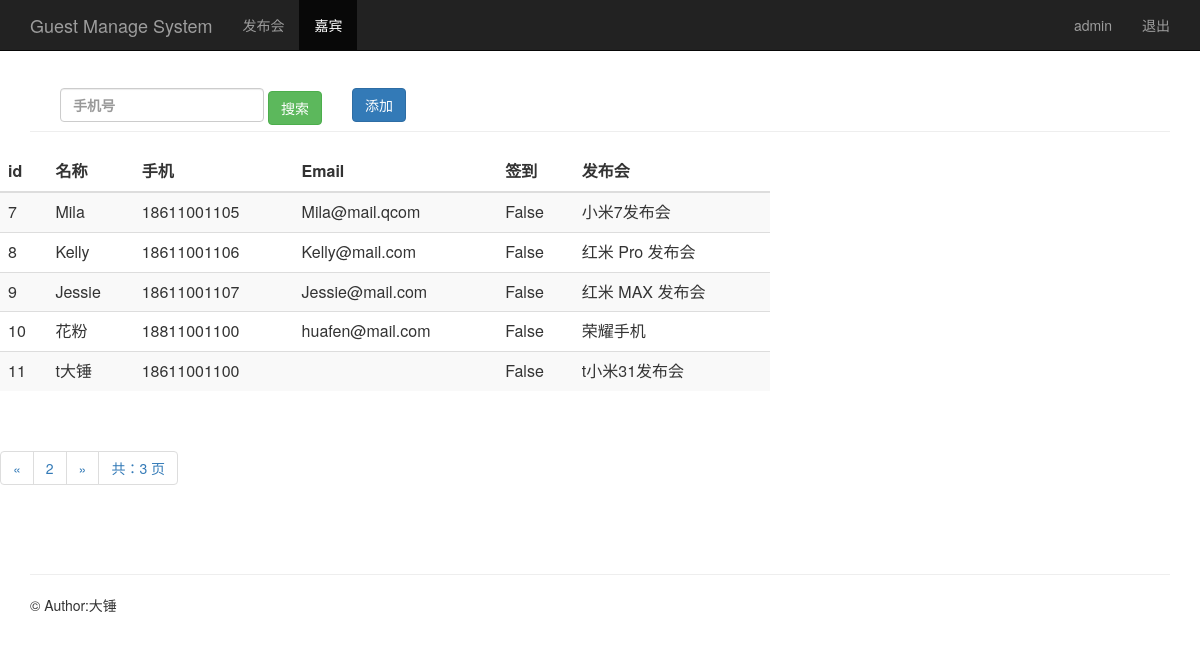
The page /guest_manage/?page=2 (signed in) on the database its author committed.
### sign/models/guest.py (models this page shows, shortened)
class Guest(models.Model):
    event = models.ForeignKey(Event, on_delete=models.CASCADE)  # 关联发布会id
    realname = models.CharField(max_length=64)  # 姓名
    phone = models.CharField(max_length=16)     # 手机号
    email = models.EmailField()                 # 邮箱
    sign = models.BooleanField()                # 签到状态
    create_time = models.DateTimeField(auto_now=True)  # 创建时间（自动获取当前时间）
    class Meta:
        unique_together = ('phone', 'event')
        ordering = ['-id']

### sign/models/event.py (models this page shows)
class Event(models.Model):
    name = models.CharField(max_length=100)            # 发布会标题
    limit = models.IntegerField()                      # 限制人数
    status = models.BooleanField()                     # 状态
    address = models.CharField(max_length=200)         # 地址
    start_time = models.DateTimeField('events time')   # 发布会时间
    create_time = models.DateTimeField(auto_now=True)  # 创建时间（自动获取当前时间）
    def __str__(self):
        return self.name

### sign/views.py (the view)
# urls.py: path('guest_manage/', views.guest_manage),
@login_required
def guest_manage(request):
    username = request.session.get('user', '')
    guests = Guest.objects.get_queryset().order_by('id')
    paginator = Paginator(guests, 5)
    page = request.GET.get('page')
    try:
        contacts = paginator.page(page)
    except PageNotAnInteger:
        contacts = paginator.page(1)
    except EmptyPage:
        contacts = paginator.page(paginator.num_pages)
    return render(request, "guest_manage.html", {"user": username, "guests": contacts})

### sign/templates/guest_manage.html (shortened to what this page needs)
{% extends "base.html" %}
{% block content %}
      <nav class="navbar navbar-inverse navbar-fixed-top">
        <div class="container">
          <div class="navbar-header">
            <a class="navbar-brand" href="/guest_manage/">Guest Manage System</a>
          </div>
          <div id="navbar" class="collapse navbar-collapse">
            <ul class="nav navbar-nav">
              <li><a href="/event_manage/">发布会</a></li>
              <li class="active"><a href="#about">嘉宾</a></li>
            </ul>
            <ul class="nav navbar-nav navbar-right">
             <li><a href="#">{{user}}</a></li>
             <li><a href="/logout/">退出</a></li>
           </ul>
          </div>
        </div>
      </nav>
      <div class="container theme-showcase" role="main">
        <div class="page-header" style="margin-top: 80px;">
          <div id="navbar" class="navbar-collapse collapse" style="float:left;">
            <form class="navbar-form" method="get" action="/search_phone/">
              <div class="form-group">
                  <label>
                      <input name="phone" type="text" placeholder="手机号" class="form-control">
                  </label>
              </div>
              <button type="submit" class="btn btn-success">搜索</button>
            </form>
          </div>
            <button type="submit" class="btn btn-primary" onclick="window.location.href='/add_guest/'" style="margin-top: 8px;">添加</button>
          </div>
        </div>
        <div class="row">
          <div class="col-md-6" style="width: 800px;">
            <table class="table table-striped">
              <thead>
                <tr>
                  <th>id</th>
                  <th>名称</th>
                  <th>手机</th>
                  <th>Email</th>
                  <th>签到</th>
                  <th>发布会</th>
                </tr>
              </thead>
              <tbody>
                {% for guest in guests %}
                  <tr>
                    <td>{{ guest.id }}</td>
                    <td>{{ guest.realname }}</td>
                    <td>{{ guest.phone }}</td>
                    <td>{{ guest.email }}</td>
                    <td>{{ guest.sign }}</td>
                    <td>{{ guest.event }}</td>
                  </tr>
               {% endfor %}
              </tbody>
            </table>
          </div>
        </div>
      <div class="pagination">
        <span class="step-links">
          <ul class="pagination">
            {% if guests.has_previous %}
              <li><a href="?phone={{ phone }}&page={{ guests.previous_page_number }}">&laquo;</a></li>
            {% endif %}
             <li><a href="#">{{ guests.number }}</a></li>
            {% if guests.has_next %}
              {% if phone %}
                <li><a href="?phone={{ phone }}&page={{ guests.next_page_number }}">&raquo;</a></li>
              {% else %}
               <li><a href="?page={{ guests.next_page_number }}">&raquo;</a></li>
              {% endif %}
            {% endif %}
            <li><a href="#">共：{{ guests.paginator.num_pages }} 页</a></li>
          </ul>
        </span>
      </div>
{% endblock %}

### rows shown on the page
Guest: id "7", realname "Mila", phone "18611001105", email "Mila@mail.qcom", sign "False", event "小米7发布会"
Guest: id "8", realname "Kelly", phone "18611001106", email "Kelly@mail.com", sign "False", event "红米 Pro 发布会"
Guest: id "9", realname "Jessie", phone "18611001107", email "Jessie@mail.com", sign "False", event "红米 MAX 发布会"
Guest: id "10", realname "花粉", phone "18811001100", email "huafen@mail.com", sign "False", event "荣耀手机"
Guest: id "11", realname "t大锤", phone "18611001100", sign "False", event "t小米31发布会"

### other values the page prints
{{ user }} "admin"
{{ guests.number }} "2"
{{ guests.paginator.num_pages }} "3"
